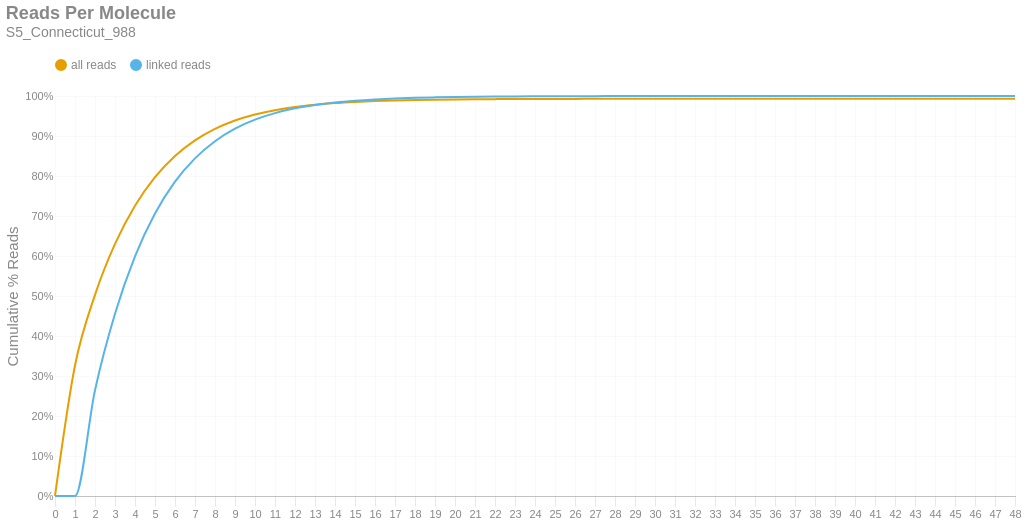

Notebook source saved alongside this figure:
### Markdown cell above
### Reads per Molecule
This chart shows the cumulative distribution of the number of reads per linked molecule. That is, how many alignments are associated with a unique molecule. This excludes the number of reads associated with invalid or absent linked-read barcodes. The `linked` histogram is the percentages recalculated when disregarding singletons.

### Code cell
if SKIPLR:
    print_html(f"Skipped")
else:
    counts = np.bincount(valids['reads'].cast(pl.Int64).to_numpy())
    weighted = counts * np.arange(len(counts))
    all_perc = weighted / n_reads
    linked_perc = weighted / n_linked_reads
    linked_perc[1] = 0
    binned_df = pl.DataFrame({
        'readsper': list(range(len(counts))),
        'all reads (cumsum)': np.cumsum(all_perc).tolist(),
        'linked reads (cumsum)': np.cumsum(linked_perc).tolist(),
    })

    with SafeRender(binned_df):
        (
            density_plot(binned_df, 'Reads Per Molecule', samplename, 'readspmol')
            .encode(
                x=alt.X('readsper:O', title=None).axis(labelAngle=0).scale(padding=0),
                y=alt.Y('value:Q', title='Cumulative % Reads').axis(format='%').stack(False),
                color=alt.Color("key:N").scale(domain=["all reads", "linked reads"]),
                tooltip=[
                    alt.Tooltip("key:N", title="Data Type"),
                    alt.Tooltip("readsper:O", title="Reads Per Molecule"),
                    alt.Tooltip("value:Q", format=".2%", title="% Reads (Cum.)")
                ]            
            )
        ).display()

### Figure 1 — Vega-Lite specification as saved in the notebook (floating-point values rounded to 4 significant figures)
{"width": "container", "height": 400, "config": {"title": {"anchor": "start", "dy": -15, "fontSize": 18, "color": "#888888", "subtitleColor": "#888888", "subtitleFontSize": 14}, "arc": {"fill": "#0072B2"}, "axis": {"domainColor": "#888888", "domainWidth": 0.5, "gridWidth": 0.2, "grid": false, "titleFontWeight": 400, "titleFontSize": 15, "labelFontSize": 11, "labelColor": "#888888", "tickColor": "#888888", "tickWidth": 0.2, "titleColor": "#888888"}, "axisBand": {"grid": false}, "axisX": {"grid": true, "tickSize": 10, "domainCap": "round"}, "axisY": {"domain": false, "grid": true, "tickSize": 0, "domainCap": "round"}, "background": "transparent", "header": {"labelFontSize": 15, "labelColor": "#888888", "titleFontSize": 15, "titleFontWeight": 600, "titleColor": "#888888"}, "legend": {"labelFont": "sans-serif", "labelFontSize": 12, "labelColor": "#888888", "symbolSize": 100, "symbolType": "circle", "titleFontSize": 12, "titlePadding": 10, "titleColor": "#888888", "title": null, "orient": "top"}, "range": {"category": ["#E69F00", "#56B4E9", "#009E73", "#F0E442", "#0072B2", "#D55E00", "#CC79A7", "#000000"], "diverging": ["#cfe8f3", "#a2d4ec", "#73bfe2", "#46abdb", "#1696d2", "#12719e"]}, "area": {"fill": "#0072B2", "fillOpacity": 0.7, "line": true, "strokeOpacity": 0.7}, "line": {"color": "#0072B2", "stroke": "#0072B2", "strokeWidth": 2}, "trail": {"color": "#0072B2", "stroke": "#0072B2", "strokeWidth": 0, "size": 1}, "point": {"filled": true, "fillOpacity": 1.0, "size": 95}, "text": {"color": "#888888", "fontSize": 11, "align": "right", "fontWeight": 400, "size": 11}, "bar": {"fill": "#0072B2", "stroke": null}, "view": {"stroke": null, "continuousWidth": 660, "continuousHeight": 400}}, "data": {"name": "data-047d72c8f419f340d743914e3305e2dc"}, "mark": {"type": "line", "interpolate": "monotone", "point": {"opacity": 0, "size": 275}}, "encoding": {"color": {"field": "key", "scale": {"domain": ["all reads", "linked reads"]}, "type": "nominal"}, "tooltip": [{"field": "key", "title": "Data Type", "type": "nominal"}, {"field": "readsper", "title": "Reads Per Molecule", "type": "ordinal"}, {"field": "value", "format": ".2%", "title": "% Reads (Cum.)", "type": "quantitative"}], "x": {"axis": {"labelAngle": 0}, "field": "readsper", "scale": {"padding": 0}, "title": null, "type": "ordinal"}, "y": {"axis": {"format": "%"}, "field": "value", "stack": false, "title": "Cumulative % Reads", "type": "quantitative"}}, "params": [{"name": "param_c36ac31b6afebe62", "select": {"type": "point", "fields": ["key"]}, "bind": "legend"}], "title": {"text": "Reads Per Molecule", "subtitle": "S5_Connecticut_988"}, "transform": [{"fold": ["all reads (cumsum)", "linked reads (cumsum)"]}, {"calculate": "replace(datum.key, ' (cumsum)', '')", "as": "key"}, {"filter": {"param": "param_c36ac31b6afebe62"}}], "usermeta": {"embedOptions": {"downloadFileName": "S5_Connecticut_988.readspmol"}}, "$schema": "https://vega.github.io/schema/vega-lite/v6.1.0.json", "datasets": {"data-047d72c8f419f340d743914e3305e2dc": [{"readsper": 0, "all reads (cumsum)": 0.0, "linked reads (cumsum)": 0.0}, {"readsper": 1, "all reads (cumsum)": 0.3263, "linked reads (cumsum)": 0.0}, {"readsper": 2, "all reads (cumsum)": 0.5027, "linked reads (cumsum)": 0.2646}, {"readsper": 3, "all reads (cumsum)": 0.6302, "linked reads (cumsum)": 0.4557}, {"readsper": 4, "all reads (cumsum)": 0.7258, "linked reads (cumsum)": 0.5991}, {"readsper": 5, "all reads (cumsum)": 0.7972, "linked reads (cumsum)": 0.7062}, {"readsper": 6, "all reads (cumsum)": 0.8503, "linked reads (cumsum)": 0.7858}, {"readsper": 7, "all reads (cumsum)": 0.8892, "linked reads (cumsum)": 0.8441}, {"readsper": 8, "all reads (cumsum)": 0.9178, "linked reads (cumsum)": 0.887}, {"readsper": 9, "all reads (cumsum)": 0.9387, "linked reads (cumsum)": 0.9185}, {"readsper": 10, "all reads (cumsum)": 0.9537, "linked reads (cumsum)": 0.941}, {"readsper": 11, "all reads (cumsum)": 0.9646, "linked reads (cumsum)": 0.9572}, {"readsper": 12, "all reads (cumsum)": 0.9725, "linked reads (cumsum)": 0.9691}, {"readsper": 13, "all reads (cumsum)": 0.9781, "linked reads (cumsum)": 0.9775}, {"readsper": 14, "all reads (cumsum)": 0.9823, "linked reads (cumsum)": 0.9838}, {"readsper": 15, "all reads (cumsum)": 0.9852, "linked reads (cumsum)": 0.9882}, {"readsper": 16, "all reads (cumsum)": 0.9874, "linked reads (cumsum)": 0.9915}, {"readsper": 17, "all reads (cumsum)": 0.989, "linked reads (cumsum)": 0.9938}, {"readsper": 18, "all reads (cumsum)": 0.9901, "linked reads (cumsum)": 0.9955}, {"readsper": 19, "all reads (cumsum)": 0.9908, "linked reads (cumsum)": 0.9966}, {"readsper": 20, "all reads (cumsum)": 0.9914, "linked reads (cumsum)": 0.9975}, {"readsper": 21, "all reads (cumsum)": 0.9918, "linked reads (cumsum)": 0.9981}, {"readsper": 22, "all reads (cumsum)": 0.9922, "linked reads (cumsum)": 0.9986}, {"readsper": 23, "all reads (cumsum)": 0.9924, "linked reads (cumsum)": 0.999}, {"readsper": 24, "all reads (cumsum)": 0.9926, "linked reads (cumsum)": 0.9992}, {"readsper": 25, "all reads (cumsum)": 0.9927, "linked reads (cumsum)": 0.9994}, {"readsper": 26, "all reads (cumsum)": 0.9928, "linked reads (cumsum)": 0.9996}, {"readsper": 27, "all reads (cumsum)": 0.9929, "linked reads (cumsum)": 0.9997}, {"readsper": 28, "all reads (cumsum)": 0.9929, "linked reads (cumsum)": 0.9997}, {"readsper": 29, "all reads (cumsum)": 0.993, "linked reads (cumsum)": 0.9998}, {"readsper": 30, "all reads (cumsum)": 0.993, "linked reads (cumsum)": 0.9999}, {"readsper": 31, "all reads (cumsum)": 0.993, "linked reads (cumsum)": 0.9999}, {"readsper": 32, "all reads (cumsum)": 0.993, "linked reads (cumsum)": 0.9999}, {"readsper": 33, "all reads (cumsum)": 0.993, "linked reads (cumsum)": 0.9999}, {"readsper": 34, "all reads (cumsum)": 0.9931, "linked reads (cumsum)": 0.9999}, {"readsper": 35, "all reads (cumsum)": 0.9931, "linked reads (cumsum)": 1.0}, {"readsper": 36, "all reads (cumsum)": 0.9931, "linked reads (cumsum)": 1.0}, {"readsper": 37, "all reads (cumsum)": 0.9931, "linked reads (cumsum)": 1.0}, {"readsper": 38, "all reads (cumsum)": 0.9931, "linked reads (cumsum)": 1.0}, {"readsper": 39, "all reads (cumsum)": 0.9931, "linked reads (cumsum)": 1.0}, {"readsper": 40, "all reads (cumsum)": 0.9931, "linked reads (cumsum)": 1.0}, {"readsper": 41, "all reads (cumsum)": 0.9931, "linked reads (cumsum)": 1.0}, {"readsper": 42, "all reads (cumsum)": 0.9931, "linked reads (cumsum)": 1.0}, {"readsper": 43, "all reads (cumsum)": 0.9931, "linked reads (cumsum)": 1.0}, {"readsper": 44, "all reads (cumsum)": 0.9931, "linked reads (cumsum)": 1.0}, {"readsper": 45, "all reads (cumsum)": 0.9931, "linked reads (cumsum)": 1.0}, {"readsper": 46, "all reads (cumsum)": 0.9931, "linked reads (cumsum)": 1.0}, {"readsper": 47, "all reads (cumsum)": 0.9931, "linked reads (cumsum)": 1.0}, {"readsper": 48, "all reads (cumsum)": 0.9931, "linked reads (cumsum)": 1.0}]}}
